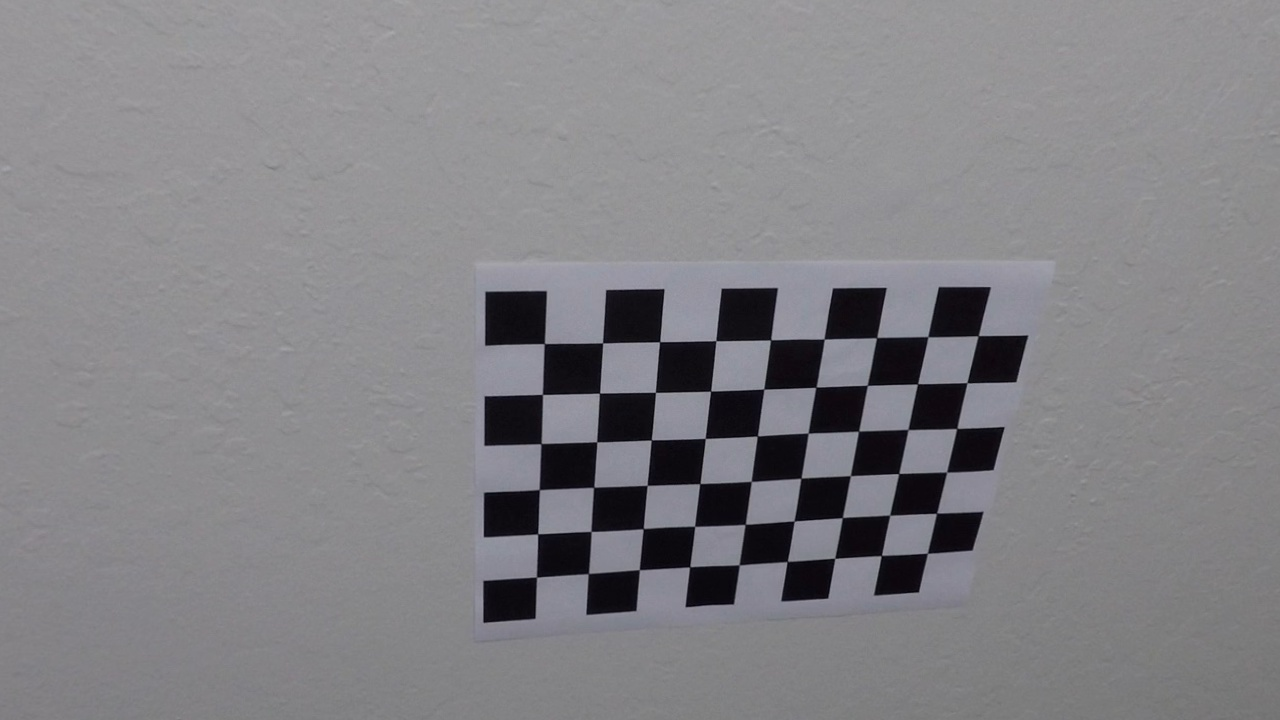
#> input picture output_images/undst_camera/calibration10_undist.jpg, 1280 x 720 px, given as the content of the folder camera_cal, which was not available
$ jupyter execute P01_camera_calibration.ipynb   (shell and % lines are left out)   (text cells are left out)
#> lines starting #> are read from the running program, lines starting #| are printed output that depends on the picture; after the words box and inside, x2 and y2 are one past the last pixel; in counts of white or black regions, pixels touching at a corner belong together; pictures that were not available may be replaced by others from this repository, and a replacement may not be noted
[cell 1]
import numpy as np
import cv2
import glob
import matplotlib.pyplot as plt
#import PyQt5

[cell 2]
# prepare object points, like (0,0,0), (1,0,0), (2,0,0) ....,(6,5,0)
objp = np.zeros((6*9,3), np.float32)
objp[:,:2] = np.mgrid[0:9,0:6].T.reshape(-1,2)

# Arrays to store object points and image points from all the images.
objpoints = [] # 3d points in real world space
imgpoints = [] # 2d points in image plane.

# Make a list of calibration images
images = glob.glob('camera_cal/calibration*.jpg')

# Step through the list and search for chessboard corners
for fname in images:
    img = cv2.imread(fname)
#> img is the input picture: shape (720, 1280, 3); mean B, G, R 133.4, 129.6, 130.5
    gray = cv2.cvtColor(img,cv2.COLOR_BGR2GRAY)

    # Find the chessboard corners
    ret, corners = cv2.findChessboardCorners(gray, (9,6),None)
#> ret = True; corners = 54 rows, first 8: [545.3, 342.6], [602.5, 342.7], [658.8, 342.3], [715.9, 340.6], [769.8, 340.5], [824.5, 339.4], [875.5, 338.5], [928.5, 337.3]

    # If found, add object points, image points
    if ret == True:
        objpoints.append(objp)
        imgpoints.append(corners)

        # Draw and display the corners
        img = cv2.drawChessboardCorners(img, (9,6), corners, ret)
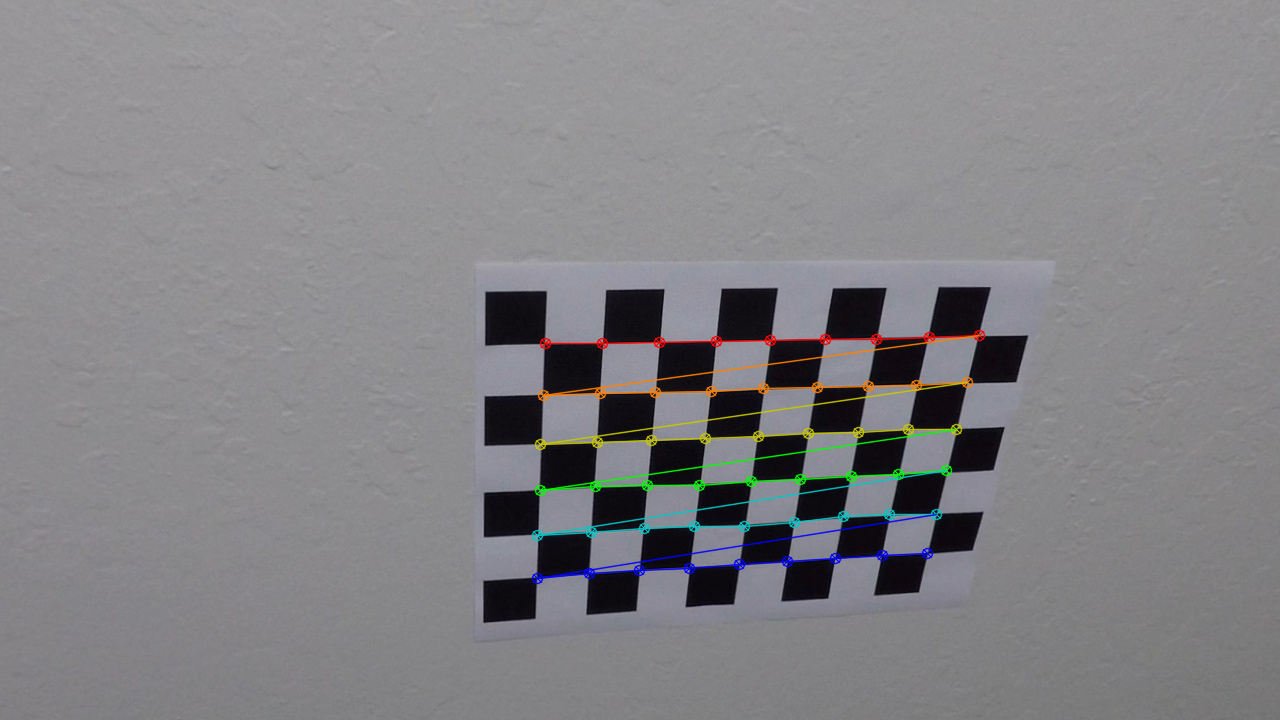
#> img: shape (720, 1280, 3); 1.92% of pixels changed, all inside (x1, y1, x2, y2) = (531, 329, 986, 585)
        cv2.imshow('img',img)
        cv2.waitKey(500)

cv2.destroyAllWindows()

[cell 3]
import pickle
import os.path

[cell 4]
for fname in images:
    img = cv2.imread(fname)
    img_size = (img.shape[1], img.shape[0])
#> img_size = (1280, 720)

    # Do camera calibration given object points and image points
    ret, mtx, dist, rvecs, tvecs = cv2.calibrateCamera(objpoints, imgpoints, img_size,None,None)
#> ret = 1.08; mtx = [[1303.8, 0, 751.2], [0, 1278.4, 432.8], [0, 0, 1]]; dist = [[-2.25, 98.43, -0.0166, 0.0194, -1226.3]]; rvecs = ([0.531, -0.294, 0.0429],); tvecs = ([-3.49, -1.53, 21.6],)
    undist = cv2.undistort(img, mtx, dist, None, mtx)
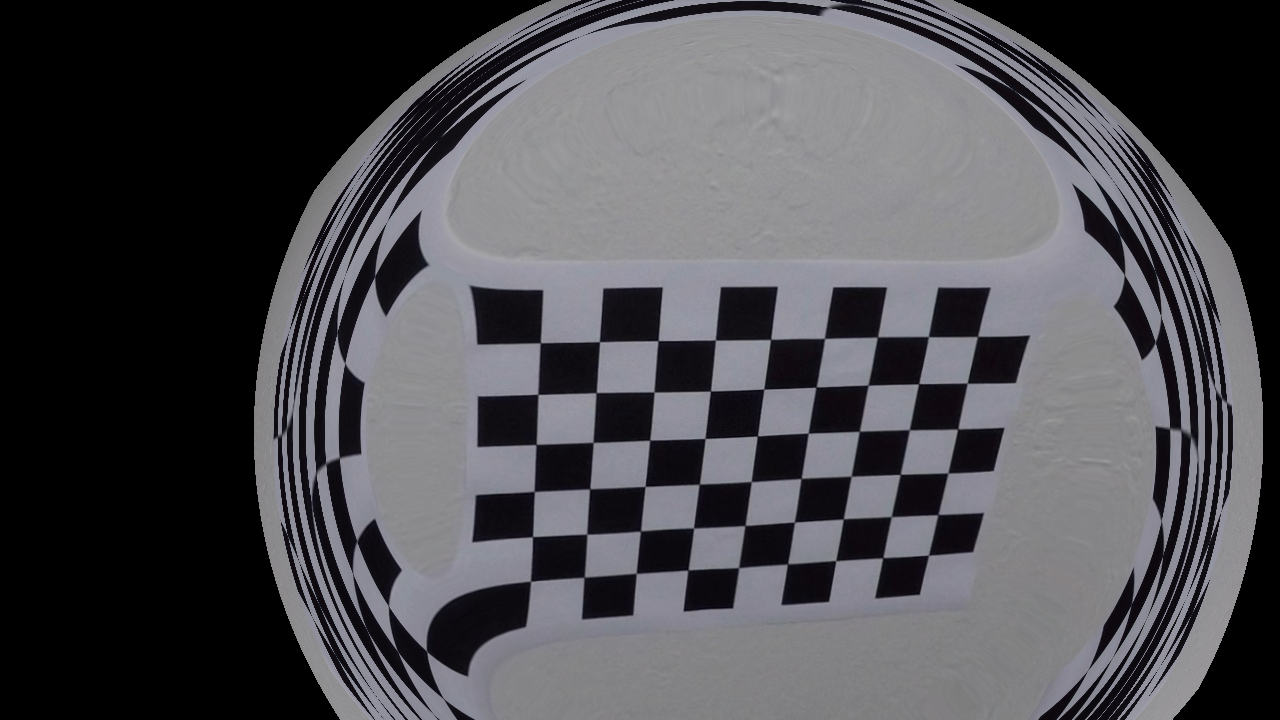
#> undist: shape (720, 1280, 3); mean B, G, R 80.2, 75.9, 76.5

    # split fname for output
    outfname, ext = os.path.splitext(fname.split('/')[-1])
    # output undist img with _undist.jpg
    cv2.imwrite('output_images/undst_camera/{0}_undist.jpg'.format(outfname),undist)

[cell 5]
# Save the camera calibration result for later use (we won't worry about rvecs / tvecs)
dist_pickle = {}
dist_pickle["mtx"] = mtx
dist_pickle["dist"] = dist
pickle.dump( dist_pickle, open( "./wide_dist_pickle.p", "wb" ) )
#dst = cv2.cvtColor(dst, cv2.COLOR_BGR2RGB)
# Visualize undistortion
f, (ax1, ax2) = plt.subplots(1, 2, figsize=(20,10))
img = cv2.imread('camera_cal/calibration1.jpg')
undist = cv2.imread('output_images/undst_camera/calibration1_undist.jpg')
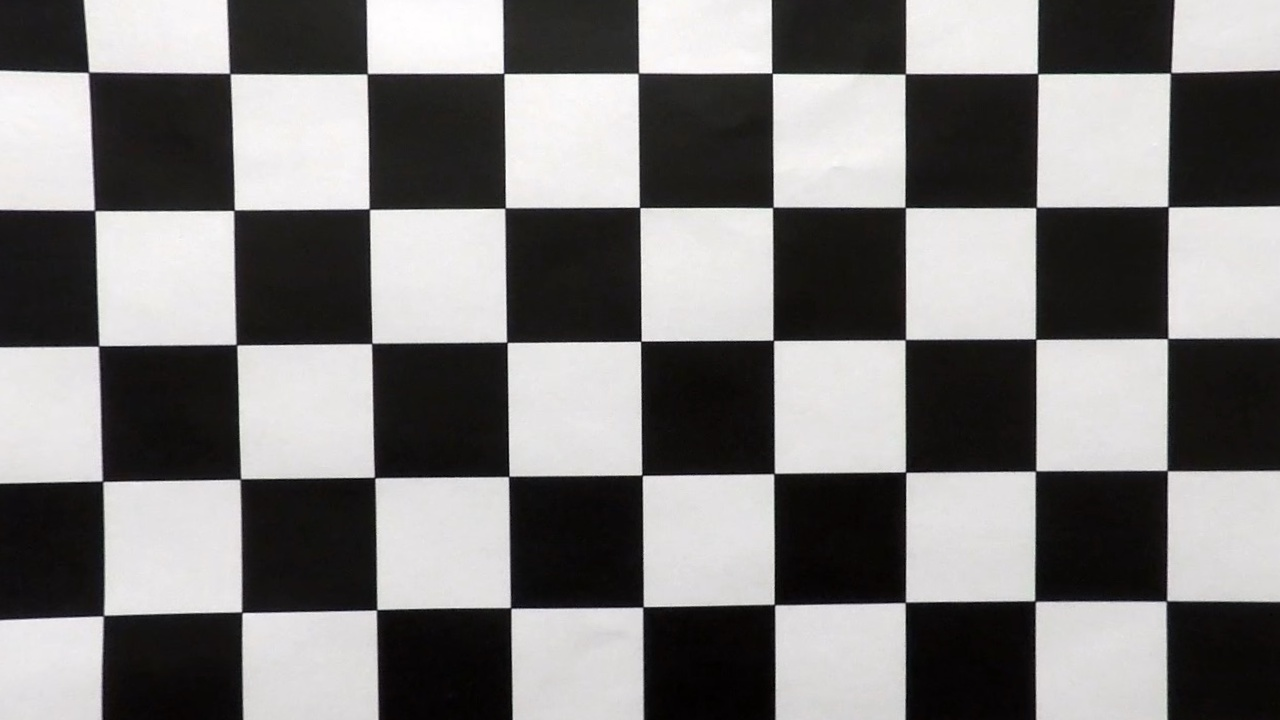
#> input picture output_images/undst_camera/calibration1_undist.jpg, 1280 x 720 px
#> undist is the input picture: shape (720, 1280, 3); mean B, G, R 123.3, 123.7, 125.3
ax1.imshow(img)
ax1.set_title('Original Image', fontsize=30)
ax2.imshow(undist)
ax2.set_title('Undistorted Image', fontsize=30)
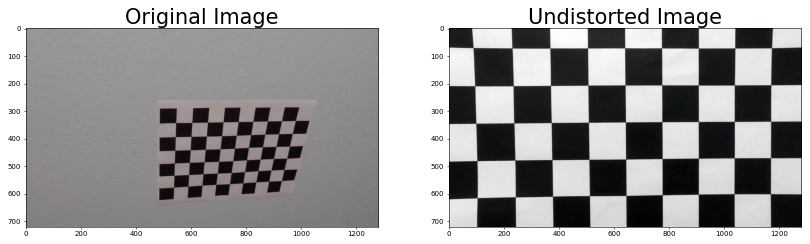
#> figure drawn by matplotlib, 2 panels; B, G, R data is drawn as R, G, B
